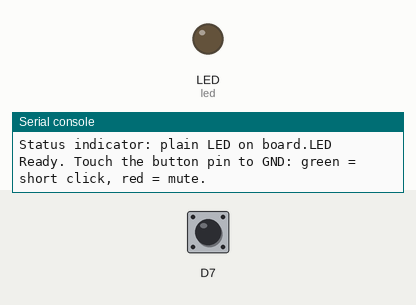
Simulated run of this program. Board: CircuitPython board. Shown: output pins drawn as LEDs (lit = HIGH), the last lines printed to the serial console. The inputs (shaded band) are chosen by the test bench; at power-on: D7 HIGH. USB keyboard and mouse output is not drawn.

Above: at 2.0 s.
2.1 s: D7 pulled LOW for 0.15 s
At 2.18 s:
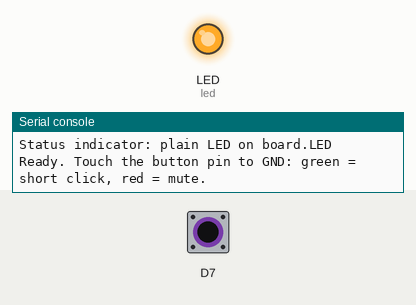
3.7 s: D7 pulled LOW for 1 s
At 5.9 s:
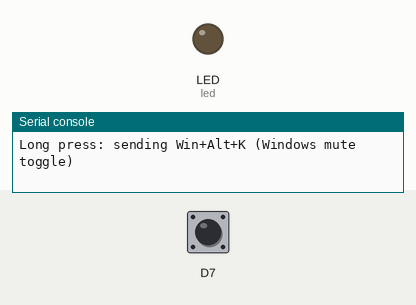
6.2 s: D7 pulled LOW for 3.2 s
At 6.9 s:
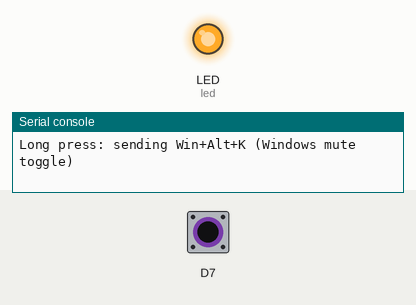
Timing chart, 0 to 10.9 s (numbered marks = the images above; inputs shaded):
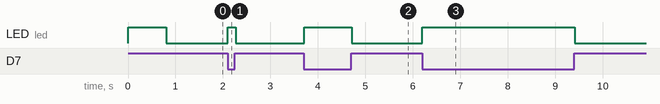

Measured:
- after the input at 2.1 s, LED (led): LOW → HIGH at once, → LOW 0.17 s later
- after the input at 3.7 s, LED (led): LOW → HIGH at once, → LOW 1.0 s later
- after the input at 6.2 s, LED (led): LOW → HIGH at once, → LOW 3.2 s later

The program:

main.py
```python
import time
import board
import usb_hid
from digitalio import DigitalInOut, Direction, Pull
from adafruit_hid.keyboard import Keyboard
from adafruit_hid.keyboard_layout_us import KeyboardLayoutUS
from adafruit_hid.keycode import Keycode

# How long (in seconds) the button must be held down before we treat the press
# as a "long press" instead of a "short click". Tweak this to taste.
LONG_PRESS_SECONDS = 0.4

# Which pin the button is wired to. Boards disagree about pin naming, so we try
# a few spellings and use the first one that exists:
#   D7   - Seeeduino XIAO RP2040 (and most Adafruit-style boards)
#   GP7  - Waveshare RP2040-Zero and other "raw" RP2040 boards, which only
#          expose the chip's native GP0-GP29 names.
# If you wired the button somewhere else, just put that pin first in the list.
BUTTON_PIN_NAMES = ("D7", "GP7")

button_pin = None
for _name in BUTTON_PIN_NAMES:
    if hasattr(board, _name):
        button_pin = getattr(board, _name)
        print("Using button pin:", _name)
        break
if button_pin is None:
    raise RuntimeError("No usable button pin found; tried " + str(BUTTON_PIN_NAMES))

# ---------------------------------------------------------------------------
# Status indicator
#
# This is only ever a debugging aid, but it's a genuinely useful one: with this
# running you can test your wiring by touching the button pin to any GND pin
# and watching the light change, without soldering anything up first.
#
#   off    - button is not pressed
#   green  - button is down, but not yet long enough to count as a long press,
#            so letting go now sends the Teams raise-hand shortcut
#   red    - you've crossed LONG_PRESS_SECONDS and the mute toggle has been
#            sent; letting go now does nothing
#
# Boards differ in what they give us. The XIAO RP2040 has a plain single-colour
# LED, so it can only manage "lit" and "not lit". The RP2040-Zero has no plain
# LED at all, only an addressable RGB NeoPixel, which is where the colours come
# in. We support whichever one the board actually has.
# ---------------------------------------------------------------------------
STATUS_OFF = (0, 0, 0)
STATUS_PRESSED = (0, 255, 0)
STATUS_MUTED = (255, 0, 0)

led = None
pixel = None

if hasattr(board, "LED"):
    led = DigitalInOut(board.LED)
    led.direction = Direction.OUTPUT
    print("Status indicator: plain LED on board.LED")
elif hasattr(board, "NEOPIXEL"):
    try:
        import neopixel

        # Keep the brightness low. These things are startlingly bright at 1.0,
        # and we only need to be able to see it, not read by it.
        pixel = neopixel.NeoPixel(board.NEOPIXEL, 1, brightness=0.1, auto_write=True)
        print("Status indicator: NeoPixel on board.NEOPIXEL")
    except ImportError:
        print("NeoPixel found but the 'neopixel' library is missing from lib/.")
else:
    print("No status indicator on this board; running without one.")


def set_status(colour):
    """Show one of the STATUS_* colours on whatever indicator we found."""
    if pixel is not None:
        pixel[0] = colour
    elif led is not None:
        # A plain LED can't do colour, so anything that isn't "off" lights it.
        led.value = colour != STATUS_OFF


# The button is pulled up internally, so we read it as a digital input.
# When the button is closed, it will read LOW (False).
# When the button is not closed, it will read HIGH (True).
# NOTE: Being pressed and being closed are not always the same thing!
button = DigitalInOut(button_pin)
button.direction = Direction.INPUT
button.pull = Pull.UP

keyboard = Keyboard(usb_hid.devices)
layout = KeyboardLayoutUS(keyboard)


# Whatever state the button is in when we start, we will use that as the
# "off" state. When the button is pressed, it will be in the "on" state.
# The button may be 'closed' when the button is not pressed, and complete
# the circuit, so we'll default the off state to what it is on startup.
off_value = button.value
on_value = not off_value


def send_teams_raise_hand():
    """Ctrl+Shift+K: toggles the 'raise hand' state in Microsoft Teams."""
    print("Short click: sending Ctrl+Shift+K (Teams raise hand)\n")
    keyboard.press(Keycode.CONTROL, Keycode.SHIFT, Keycode.K)
    keyboard.release_all()


def send_windows_mute():
    """Win+Alt+K: toggles the system-wide microphone mute in Windows."""
    print("Long press: sending Win+Alt+K (Windows mute toggle)\n")
    keyboard.press(Keycode.WINDOWS, Keycode.ALT, Keycode.K)
    keyboard.release_all()


# Quick power-on self test: flash the indicator through its two working
# colours so you can see at a glance that the light is alive and which way
# round the colours go. This also means that if you touch the button pin to
# ground and nothing happens, you know the light isn't the problem.
set_status(STATUS_PRESSED)
time.sleep(0.4)
set_status(STATUS_MUTED)
time.sleep(0.4)
set_status(STATUS_OFF)
print("Ready. Touch the button pin to GND: green = short click, red = mute.")

# This is a microcontroller so we're just going to put this in an infinite loop
# and let it run until the power is turned off or the board is reset.
while True:
    if button.value == on_value:
        # Light up the moment we see the pin go low. This happens before the
        # debounce check on purpose, so that poking the pin against ground
        # gives you instant feedback while you're testing the wiring.
        set_status(STATUS_PRESSED)

        # Cheap debounce: wait a moment and make sure the button is still down
        # before we believe it. A bouncing contact will settle well inside this.
        time.sleep(0.02)
        if button.value != on_value:
            set_status(STATUS_OFF)
            continue

        press_started = time.monotonic()

        # True once we've already fired the mute toggle for this press, so we
        # only send it once no matter how long the button stays down.
        mute_sent = False

        # Sit here for as long as the button is held down. We watch the clock
        # while we wait so we can fire the mute toggle the instant we cross the
        # long-press threshold -- that gives immediate feedback rather than
        # making you wait until you let go.
        while button.value == on_value:
            if not mute_sent and (time.monotonic() - press_started) >= LONG_PRESS_SECONDS:
                send_windows_mute()
                mute_sent = True
                set_status(STATUS_MUTED)
            time.sleep(0.01)

        # The button is back up. If we never crossed the threshold this was a
        # short click, so that's the Teams raise-hand shortcut. If we did send
        # the mute toggle, releasing the button deliberately does nothing.
        if not mute_sent:
            send_teams_raise_hand()

        set_status(STATUS_OFF)

        # Let the contact settle after release so one press can't register twice.
        time.sleep(0.02)

    time.sleep(0.01)
```
